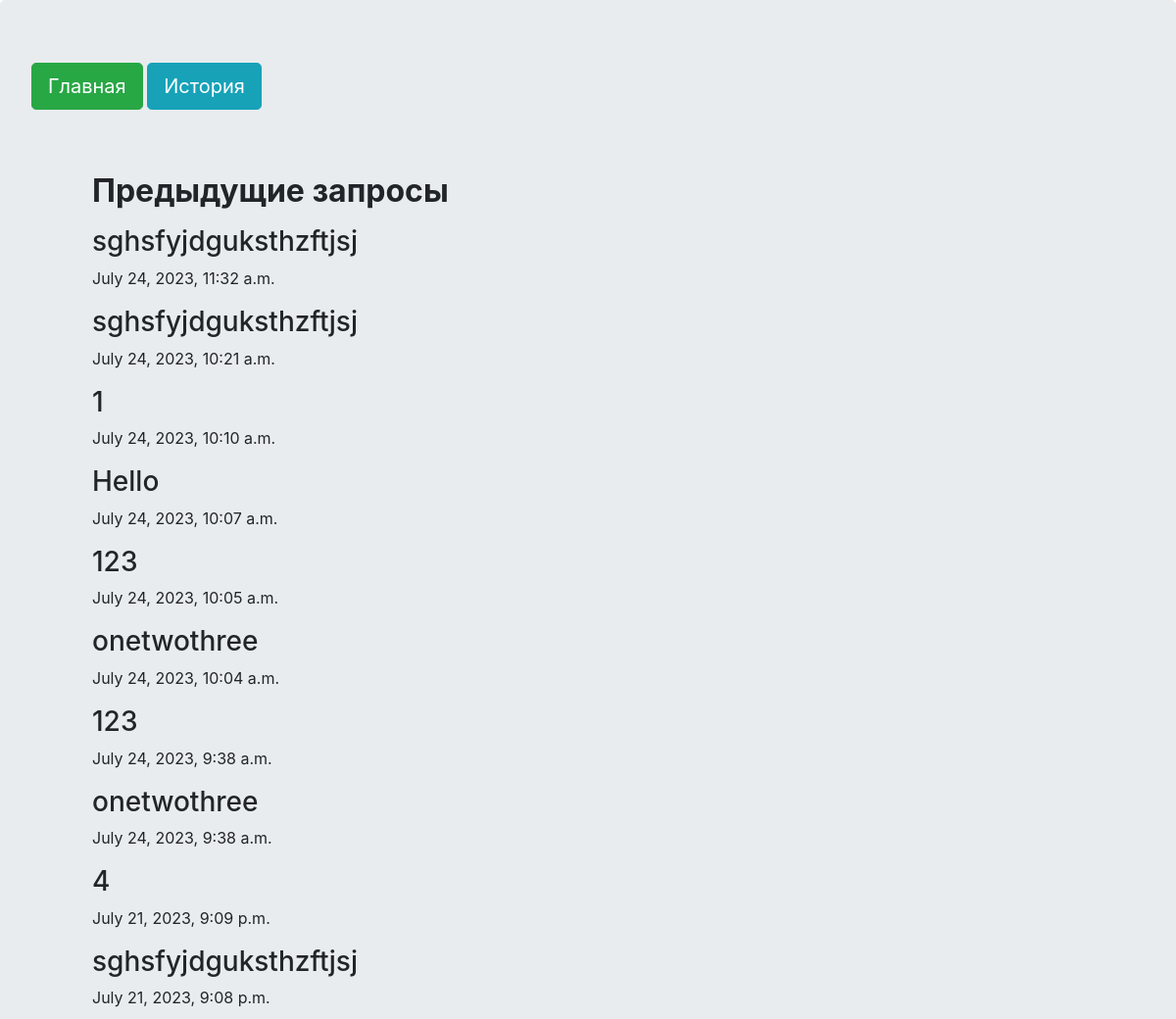
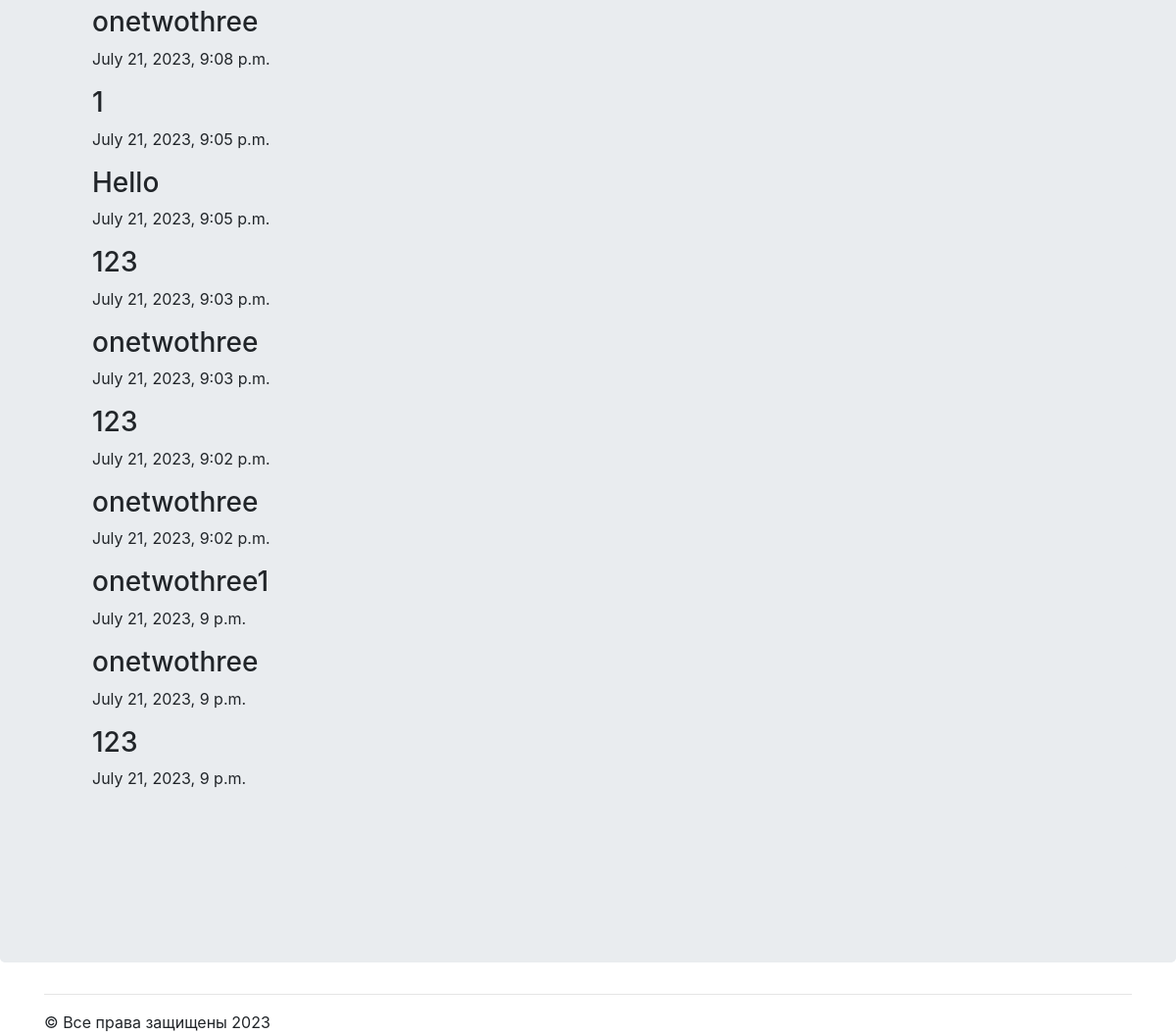
Before: /contact with the older database file (2 pictures, top to bottom).
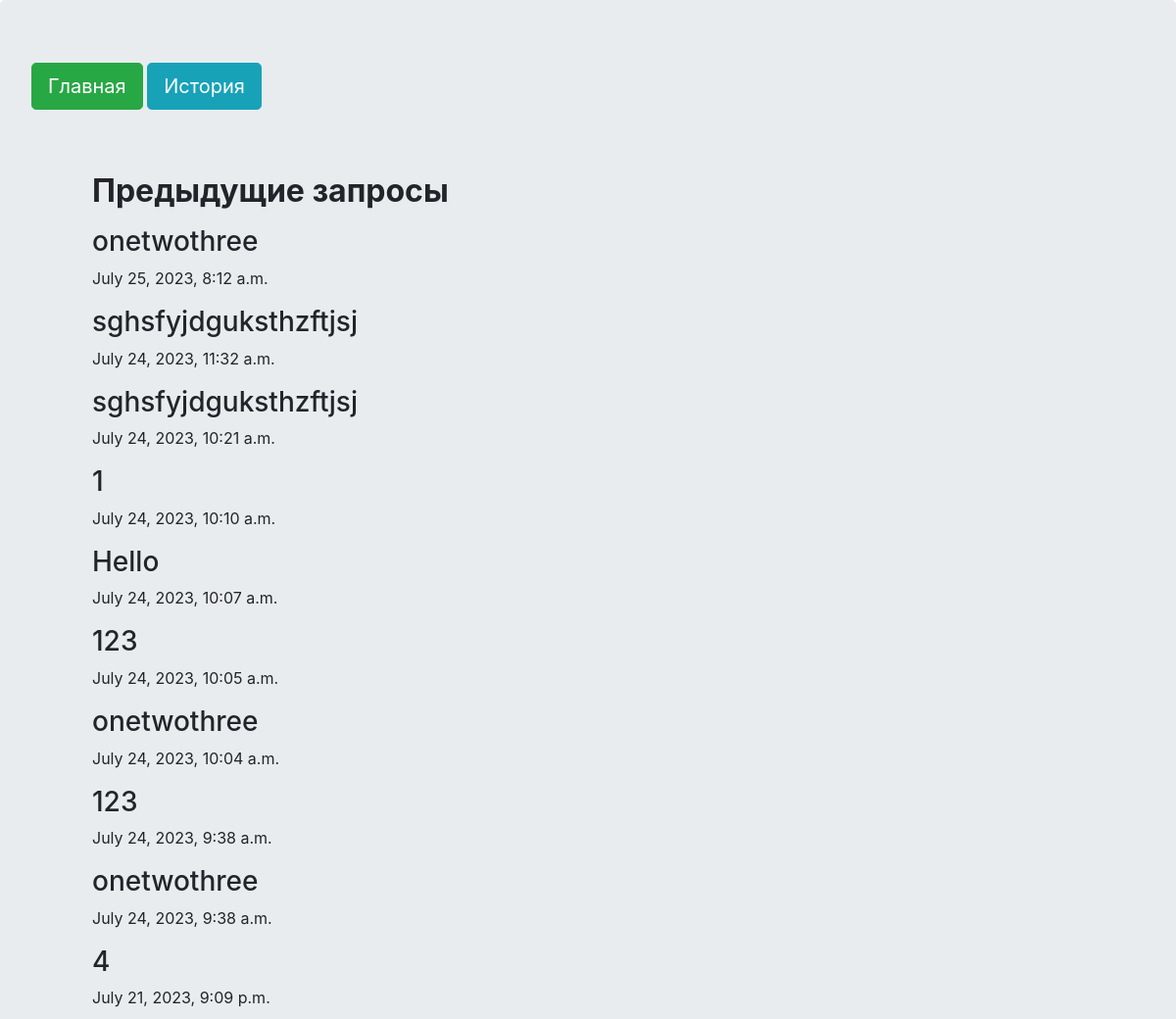
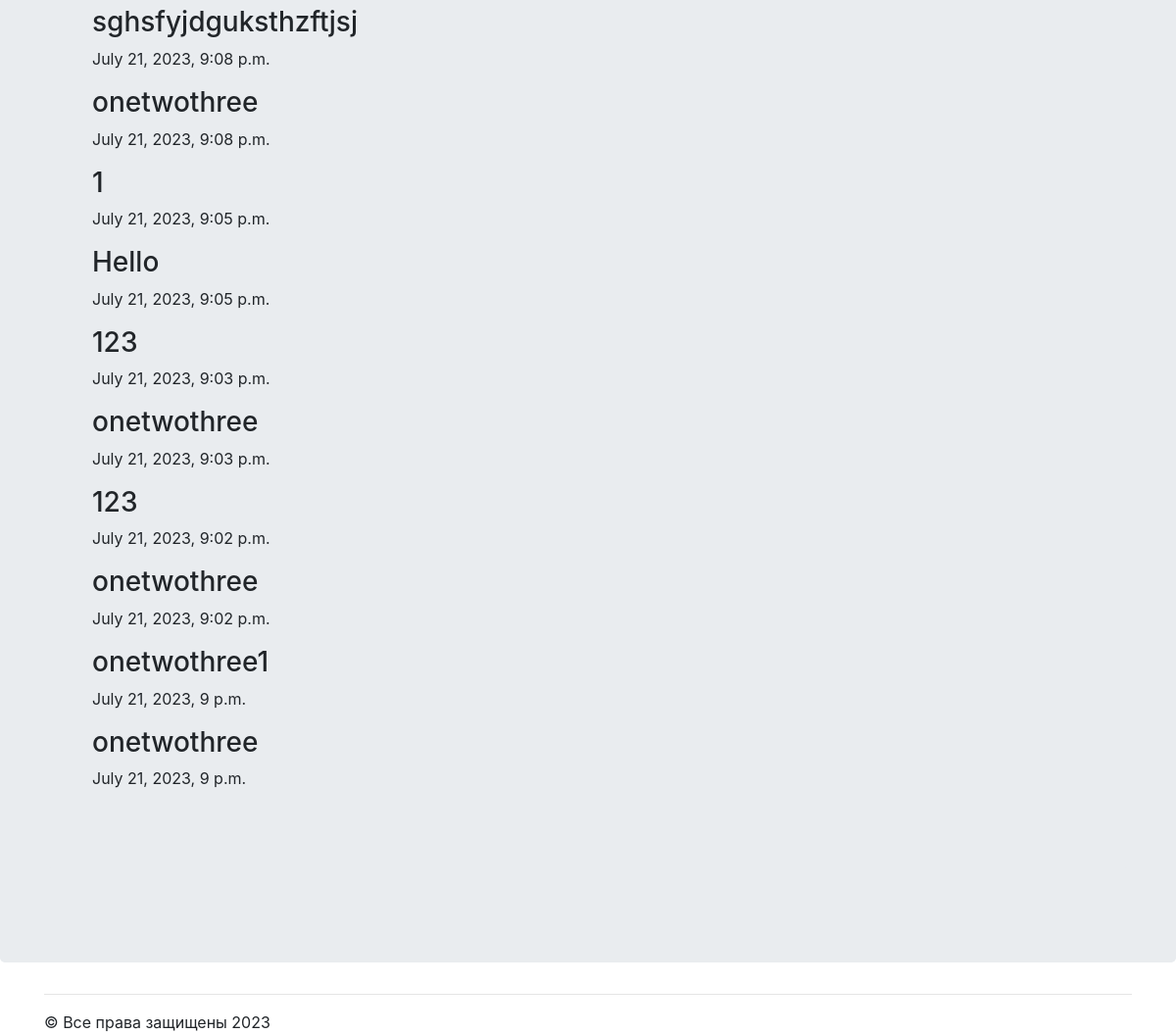
After: the same page with the newer database file (2 pictures, top to bottom).
### mainApp/models.py (models this page shows, shortened)
class Requests(models.Model):
    text = models.CharField(max_length=2000)
    date = models.DateTimeField(default=datetime.utcnow)
    video = models.FileField(default='runString.mp4', upload_to='media')

### mainApp/views.py (the view)
# urls.py: path('contact', views.contact, name='contact'),
def contact(request):
    return render(request, 'mainApp/basic.html', {
        'values': Requests.objects.all().order_by("-date")[:20]})

### mainApp/templates/mainApp/basic.html
{% extends "mainApp/wrapper.html" %}
{% block content %}
<div class="jumbotron">
  <div class="container">
    <h2><b>Предыдущие запросы</b></h2>
      {%for val in values%}
        <p>
          <h3>{{val.text}}</h3>
          {{val.date}}
        </p>
      {%endfor%}
  </div>
</div>
{% endblock %}

Changed rows visible on the page:
no longer on this page (row unchanged): Requests: text "123", date "July 21, 2023, 9 p.m."
added Requests: text "onetwothree", date "July 25, 2023, 8:12 a.m."
